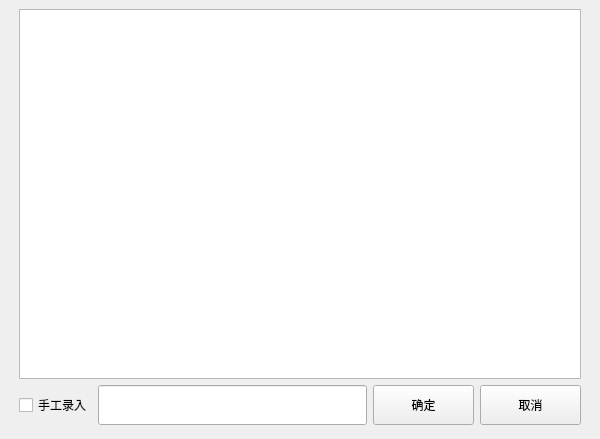
<?xml version="1.0" encoding="UTF-8"?>
<ui version="4.0">
 <class>back_causes</class>
 <widget class="QDialog" name="back_causes">
  <property name="geometry">
   <rect>
    <x>0</x>
    <y>0</y>
    <width>600</width>
    <height>439</height>
   </rect>
  </property>
  <property name="windowTitle">
   <string>Dialog</string>
  </property>
  <layout class="QVBoxLayout" name="verticalLayout_2">
   <property name="leftMargin">
    <number>9</number>
   </property>
   <property name="topMargin">
    <number>9</number>
   </property>
   <property name="rightMargin">
    <number>9</number>
   </property>
   <property name="bottomMargin">
    <number>9</number>
   </property>
   <item>
    <layout class="QVBoxLayout" name="verticalLayout">
     <property name="leftMargin">
      <number>10</number>
     </property>
     <property name="rightMargin">
      <number>10</number>
     </property>
     <property name="bottomMargin">
      <number>5</number>
     </property>
     <item>
      <widget class="QTableView" name="tableView"/>
     </item>
     <item>
      <layout class="QHBoxLayout" name="horizontalLayout">
       <item>
        <widget class="lds_CheckBox" name="checkBox_ch_curprice_4">
         <property name="minimumSize">
          <size>
           <width>0</width>
           <height>40</height>
          </size>
         </property>
         <property name="text">
          <string>手工录入</string>
         </property>
        </widget>
       </item>
       <item>
        <widget class="QLineEdit" name="lineEdit">
         <property name="minimumSize">
          <size>
           <width>0</width>
           <height>40</height>
          </size>
         </property>
        </widget>
       </item>
       <item>
        <widget class="QPushButton" name="pushButton_7">
         <property name="sizePolicy">
          <sizepolicy hsizetype="Fixed" vsizetype="Fixed">
           <horstretch>0</horstretch>
           <verstretch>0</verstretch>
          </sizepolicy>
         </property>
         <property name="minimumSize">
          <size>
           <width>101</width>
           <height>40</height>
          </size>
         </property>
         <property name="focusPolicy">
          <enum>Qt::NoFocus</enum>
         </property>
         <property name="text">
          <string>确定</string>
         </property>
         <property name="outer_stylesheet" stdset="0">
          <string>pushbutton</string>
         </property>
        </widget>
       </item>
       <item>
        <widget class="QPushButton" name="pushButton_15">
         <property name="sizePolicy">
          <sizepolicy hsizetype="Fixed" vsizetype="Fixed">
           <horstretch>0</horstretch>
           <verstretch>0</verstretch>
          </sizepolicy>
         </property>
         <property name="minimumSize">
          <size>
           <width>101</width>
           <height>40</height>
          </size>
         </property>
         <property name="focusPolicy">
          <enum>Qt::NoFocus</enum>
         </property>
         <property name="text">
          <string>取消</string>
         </property>
         <property name="outer_stylesheet" stdset="0">
          <string>pushbutton</string>
         </property>
        </widget>
       </item>
      </layout>
     </item>
    </layout>
   </item>
  </layout>
 </widget>
 <customwidgets>
  <customwidget>
   <class>lds_CheckBox</class>
   <extends>QCheckBox</extends>
   <header>lds_checkbox.h</header>
  </customwidget>
 </customwidgets>
 <resources/>
 <connections/>
</ui>
